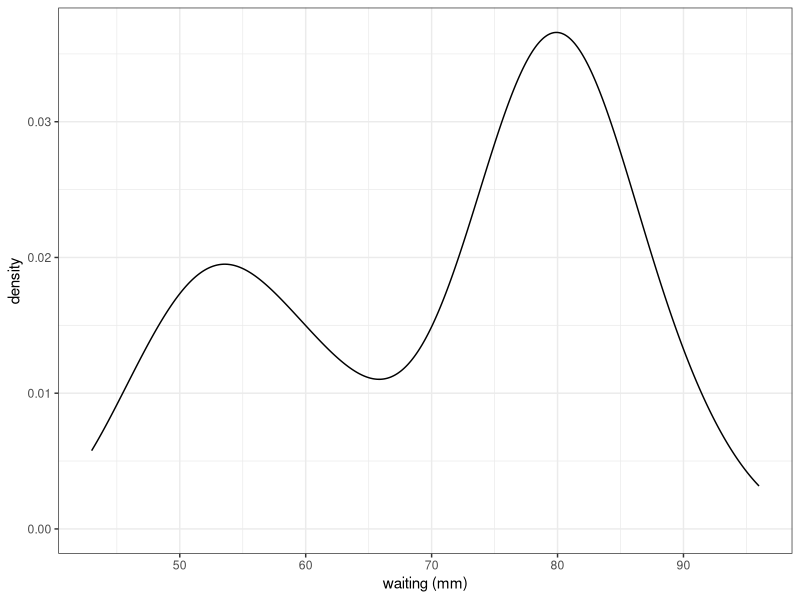
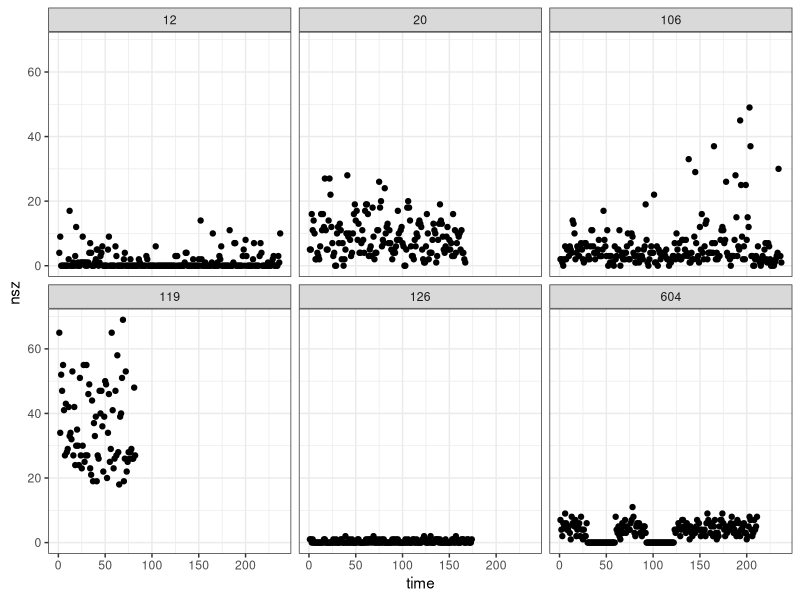

These figures' R source, in order:
## ---- chunk 1
library(tidyverse)
theme_set(theme_bw())
## ---- chunk 2
data("faithful")
faithful %>% 
  ggplot() + aes(x=waiting) + geom_density() + xlab("waiting (mm)")
## ---- chunk 3
## likelihood (density) of each point in each component
## data (x) is fixed while theta is variable
dcomponents <- function(theta, x) {
    mapply(
      function(pi, mu, sigma) pi * dnorm(x, mu, sigma),
      theta$pi, theta$mu, theta$sigma,
      SIMPLIFY = TRUE
    )
}
## ---- chunk 4
mixture_gaussian1D <- 
  function(x,      # a n-vector of data
           theta0, # starting values of vector parameter
           M_step    = M_step_general, # an R function
           max_iter  = 100,
           threshold = 1e-6) {

  ## initialization
  n <- length(x)
  likelihoods  <- dcomponents(theta0, x) 
  deviance     <- numeric(max_iter)
  deviance[1]  <- -2 * sum(log(rowSums(likelihoods)))

  for (t in 1:max_iter) {
    
    # E step
    tau <- likelihoods / rowSums(likelihoods)

    # M step
    theta <- M_step(tau, x)
    
    ## Assessing convergence
    likelihoods   <- dcomponents(theta, x)
    deviance[t+1] <- - 2 * sum(log(rowSums(likelihoods)))

    ## prepare next iterations
    if (abs(deviance[t + 1] - deviance[t]) < threshold)
      break
    
  }

  list(theta = theta, deviance = deviance[t + 1])
}
## ---- chunk 5
# for each variant, M_step_general is different.
# (The M-step is different) because we add some hypothesis.
M_step_general_1 <- function(tau, x){
  pi <- colMeans(tau)
  mu <- colSums(tau*x) / colSums(tau)
  sigma <- sqrt(colSums(tau*x^2) / colSums(tau) - mu^2)
  list(pi = pi, mu = mu, sigma = sigma)
}

out <- mixture_gaussian1D(faithful$waiting, theta0=list(pi=c(.5,.5), mu=c(50,80), sigma=c(5,5)),M_step= M_step_general_1)
out$theta
out$deviance
## ---- chunk 6
# BIC
out$deviance + log(length(faithful$waiting)) * 5
# 5 parameters : 1 pi, 2 means mu, 2 variance sigma
## ---- chunk 7
M_step_general_2 <- function(tau, x){
  pi <- colMeans(tau)
  mu <- colSums(tau*x) / colSums(tau)
  sigma <- sqrt(mean(x^2) - sum(pi * mu^2))
  list(pi = pi, mu = mu, sigma = sigma)
}
out_2 <- mixture_gaussian1D(faithful$waiting, theta0=list(pi=c(.4,.6), mu=c(50,80), sigma=c(5,5)), M_step = M_step_general_2)

out_2$theta
out_2$deviance
## ---- chunk 8
out_2$deviance + log(length(faithful$waiting)) * 4
# 4 parameters : 1 pi, 2 means mu, 1 variance sigma
## ---- chunk 9
M_step_general_4 <- function(tau, x){
  pi <- c(.5,.5)
  mu <- colSums(tau*x) / colSums(tau)
  sigma <- rep(sqrt(mean(x^2) - sum(pi * mu^2)), 2)
  list(pi = pi, mu = mu, sigma = sigma)
}
out_4 <- mixture_gaussian1D(faithful$waiting, theta0=list(pi=c(.5,.5), mu=c(50,80), sigma=c(5,5)),M_step = M_step_general_4)
out_4$theta
out_4$deviance
## ---- chunk 10
out_4$deviance + log(length(faithful$waiting)) * 4
# 4 parameters : 2 means mu, 2 variance sigma
## ---- chunk 11
seizures <- readr::read_csv('seizures.csv')
seizures %>% 
  ggplot() + aes(x = time, y = nsz) + geom_point() + facet_wrap( ~ id)
